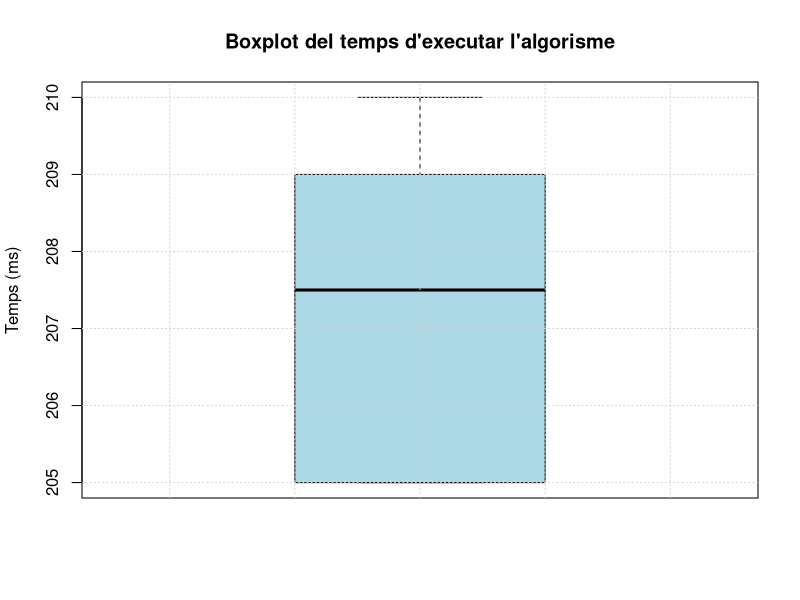

This figure's R source:
# Dades
data <- read.csv("exp9.csv", sep = ";")
tiempo <- data$tiempo

# Crear el boxplot amb noms
boxplot(tiempo,
        main = "Boxplot del temps d'executar l'algorisme", 
        ylab = "Temps (ms)",
        col = "lightblue")

# Mostrar la cuadrícula
grid()

# Cargar librería necesaria
library(dplyr)

# Calcular mediana, cuartiles e IQR
summary_stats <- data %>%
  summarise(
    Mediana_Move = median(tiempo, na.rm = TRUE),
    Q1_Move = quantile(tiempo, 0.25, na.rm = TRUE),
    Q3_Move = quantile(tiempo, 0.75, na.rm = TRUE),
    IQR_Move = IQR(tiempo, na.rm = TRUE),
  )

# Mostrar los resultados
print(summary_stats)